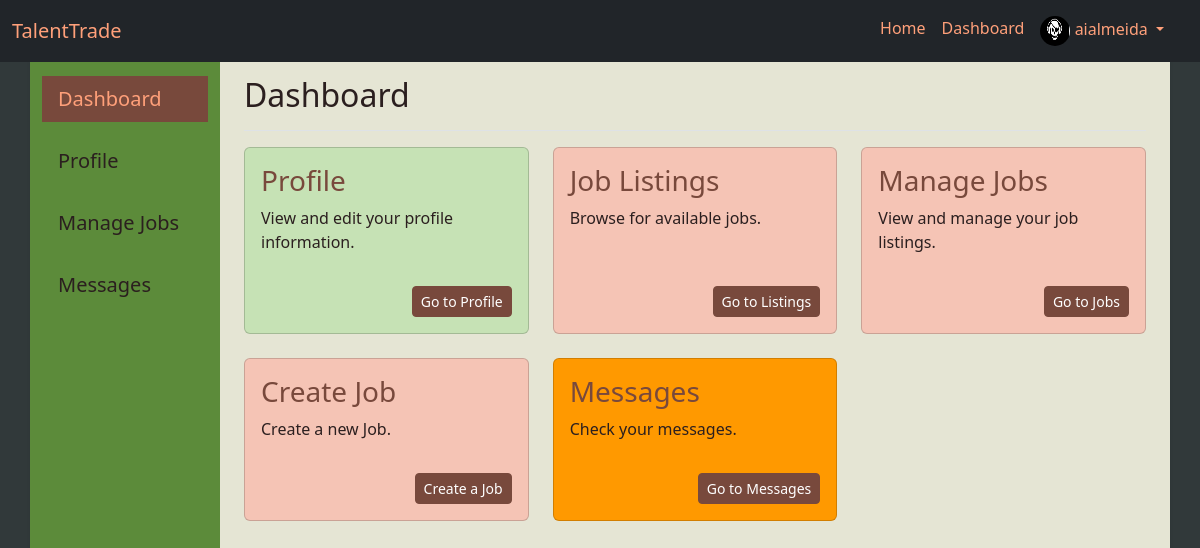
The app's page /dashboard/client/dashboard (signed in) with its own data.
### app/models/user.py (models this page shows, shortened)
class User(UserMixin, db.Model):
    __tablename__ = 'users'
    id: Mapped[int] = mapped_column(Integer, primary_key=True)
    username: Mapped[str] = mapped_column(String(80), unique=True, nullable=False)
    email: Mapped[str] = mapped_column(String(120), unique=True, nullable=False)
    password_hash: Mapped[str] = mapped_column(String(128), nullable=False)
    full_name: Mapped[str] = mapped_column(String(120))
    role: Mapped[str] = mapped_column(String(50))  # 'freelancer', 'client', 'admin'
    bio: Mapped[str] = mapped_column(Text)
    profile_picture: Mapped[str] = mapped_column(String(200), default='default.png')
    created_at: Mapped[datetime] = mapped_column(DateTime, default=datetime.now())
    updated_at: Mapped[datetime] = mapped_column(DateTime, default=datetime.now(), onupdate=datetime.now())
    posted_jobs = relationship('Job', foreign_keys='Job.client_id', back_populates='client')
    freelancer_jobs = relationship('Job', foreign_keys='Job.freelancer_id', back_populates='freelancer')
    reviews_given = relationship('Review', foreign_keys='Review.client_id', back_populates='client')
    reviews_received = relationship('Review', foreign_keys='Review.freelancer_id', back_populates='freelancer')
    payments_made = relationship('Payment', foreign_keys='Payment.client_id', back_populates='client')
    payments_received = relationship('Payment', foreign_keys='Payment.freelancer_id', back_populates='freelancer')
    applications = relationship('Application', foreign_keys='Application.freelancer_id', back_populates='freelancer')
    messages_sent = relationship('Message', foreign_keys='Message.sender_id', back_populates='sender')
    messages_received = relationship('Message', foreign_keys='Message.recipient_id', back_populates='recipient')

### app/routes/dashboard.py (the view)
@dashboard_bp.route('/client/dashboard')
@login_required
def client_dashboard():
    if current_user.role != 'client':
        flash('You are not authorized to view this page.', 'danger')
        return redirect(url_for('main.landing'))
    jobs = current_user.posted_jobs
    payments = current_user.payments_made
    return render_template('dashboard/client_dashboard.html', jobs=jobs, payments=payments)

### app/templates/dashboard/client_dashboard.html (shortened to what this page needs)
{% extends 'base.html' %}  {% block content %}
  <div class="row">
    <nav id="sidebarMenu" class="col-md-3 col-lg-2 d-md-block sidebar collapse vh-100">
      <div class="position-sticky pt-3">
        <ul class="nav flex-column">
          <li class="nav-item mb-3">
            <a class="nav-link active fs-5" aria-current="page" href="{{ url_for('main.dashboard') }}"> Dashboard</a>
          </li>
          <li class="nav-item mb-3">
            <a class="nav-link fs-5" href="{{ url_for('user.profile') }}"> Profile</a>
          </li>
          <li class="nav-item mb-3">
            <a class="nav-link fs-5" href="{{ url_for('job.user_job_listings') }}"> Manage Jobs</a>
          </li>
          <li class="nav-item mb-3">
            <a class="nav-link fs-5" href="{{ url_for('message.inbox') }}"> Messages</a>
          </li>
        </ul>
      </div>
    </nav>
    <main class="col-md-9 ms-sm-auto col-lg-10 px-md-4">
      <div class="d-flex justify-content-between flex-wrap flex-md-nowrap align-items-center pt-3 pb-2 mb-3 border-bottom">
        <h1 class="h2">Dashboard</h1>
      </div>
      <div class="row">
        <div class="col-lg-4 col-md-6 mb-4">
          <div class="card card-profile text-dark h-100">
            <div class="card-body d-flex flex-column">
              <h3 class="card-title">Profile</h3>
              <p class="card-text flex-grow-1">View and edit your profile information.</p>
              <a href="{{ url_for('user.profile') }}" class="btn btn-primary btn-sm mt-3 align-self-end">Go to Profile</a>
            </div>
          </div>
        </div>
        <div class="col-lg-4 col-md-6 mb-4">
          <div class="card card-job-listings text-dark h-100">
            <div class="card-body d-flex flex-column">
              <h3 class="card-title">Job Listings</h3>
              <p class="card-text flex-grow-1">Browse for available jobs.</p>
              <a href="{{ url_for('job.job_listings') }}" class="btn btn-primary btn-sm mt-3 align-self-end">Go to Listings</a>
            </div>
          </div>
        </div>
        <div class="col-lg-4 col-md-6 mb-4">
          <div class="card card-job-listings text-dark h-100">
            <div class="card-body d-flex flex-column">
              <h3 class="card-title">Manage Jobs</h3>
              <p class="card-text flex-grow-1">View and manage your job listings.</p>
              <a href="{{ url_for('job.user_job_listings') }}" class="btn btn-primary btn-sm mt-3 align-self-end">Go to Jobs</a>
            </div>
          </div>
        </div>
        <div class="col-lg-4 col-md-6 mb-4">
          <div class="card card-job-listings text-dark h-100">
            <div class="card-body d-flex flex-column">
              <h3 class="card-title">Create Job</h3>
              <p class="card-text flex-grow-1">Create a new Job.</p>
              <a href="{{ url_for('job.create_job') }}" class="btn btn-primary btn-sm mt-3 align-self-end">Create a Job</a>
            </div>
          </div>
        </div>
        <div class="col-lg-4 col-md-6 mb-4">
          <div class="card card-messages text-dark h-100">
            <div class="card-body d-flex flex-column">
              <h3 class="card-title">Messages</h3>
              <p class="card-text flex-grow-1">Check your messages.</p>
              <a href="{{ url_for('message.inbox') }}" class="btn btn-primary btn-sm mt-3 align-self-end">Go to Messages</a>
            </div>
          </div>
        </div>
      </div>
    </main>
  </div>
{% endblock %}

### app/templates/base.html (shortened to what this page needs)
<!DOCTYPE html>
<html lang="en">
<head>
    <link href="https://cdn.jsdelivr.net/npm/bootstrap@5.3.3/dist/css/bootstrap.min.css" rel="stylesheet">
    <link rel="stylesheet" href="{{ url_for('static', filename='css/main.css') }}">
</head>
<body>
    <header>
        <nav class="navbar navbar-expand-lg navbar-dark bg-dark fixed-top">
            <div class="container-fluid">
                <a class="navbar-brand" href="{{ url_for('main.landing') }}">TalentTrade</a>
                <div class="collapse navbar-collapse" id="navbarNav">
                    <ul class="navbar-nav ms-auto">
                        <li class="nav-item">
                            <a class="nav-link" href="{{ url_for('main.landing') }}">Home</a>
                        </li>
                        {% if current_user.is_authenticated %}
                            <li class="nav-item">
                                <a class="nav-link" href="{{ url_for('main.dashboard') }}">Dashboard</a>
                            </li>
                            <li class="nav-item dropdown">
                                <a class="nav-link dropdown-toggle" href="#" id="profileDropdown" role="button" data-bs-toggle="dropdown" aria-expanded="false">
                                    <img src="{{ url_for('static', filename='images/profile_pics/' + current_user.profile_picture) }}" alt="Profile Picture" class="rounded-circle" width="30" height="30">
                                    {{ current_user.username }}
                                </a>
                            </li>
                            <li class="nav-item">
                              <a class="nav-link position-relative" href="{{ url_for('message.inbox') }}">
                                  {% set unread_message_count = unread_message_count or 0 %}
                              </a>
                          </li>
                        {% endif %}
                    </ul>
                </div>
            </div>
        </nav>
    </header>
    <main class="container vh-100 shadow-sm" style="margin-top: 60px; margin-bottom: 10px;">
        {% block content %}{% endblock %}
    </main>
</body>
</html>

### app/static/css/main.css (style rules this page uses)
body { background-color: #31393a; color: #2B1F1F; }
.container { background-color: #E5E5D4; }
.navbar { background-color: #78493C; }
.navbar .navbar-brand, .navbar-nav .nav-link { color: #FFA07A; }
.btn-primary { background-color: #78493C; border-color: #78493C; }
a { color: #78493C; }
h1, h2, h3, h4, h5, h6 { color: #78493C; }
#sidebarMenu { background-color: #5C8B3A; }
#sidebarMenu .nav-link { color: #2B1F1F; }
#sidebarMenu .nav-link.active { background-color: #78493C; color: #FFA07A; }
.card-job-listings { background-color: #F5C4B5; }
.card-messages { background-color: #FF9900; }
.text-dark { color: #2B1F1F; }
.card-profile { background-color: #C6E2B5; color: #2B1F1F; }
.card-title { color: #78493C; }
.card-text { color: #2B1F1F; }

### records on screen
User: profile_picture (picture), username "aialmeida"
